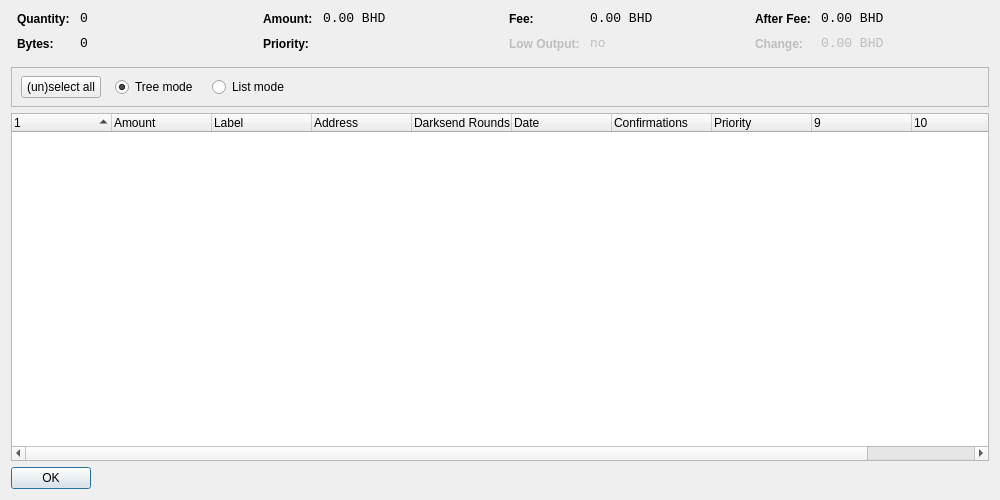
<?xml version="1.0" encoding="UTF-8"?>
<ui version="4.0">
 <class>CoinControlDialog</class>
 <widget class="QDialog" name="CoinControlDialog">
  <property name="geometry">
   <rect>
    <x>0</x>
    <y>0</y>
    <width>1000</width>
    <height>500</height>
   </rect>
  </property>
  <property name="windowTitle">
   <string>Coin Control</string>
  </property>
  <layout class="QVBoxLayout" name="verticalLayout">
   <item>
    <layout class="QHBoxLayout" name="horizontalLayoutTop" stretch="0,0,0,0">
     <property name="topMargin">
      <number>0</number>
     </property>
     <property name="bottomMargin">
      <number>10</number>
     </property>
     <item>
      <layout class="QFormLayout" name="formLayoutCoinControl1">
       <property name="horizontalSpacing">
        <number>10</number>
       </property>
       <property name="verticalSpacing">
        <number>10</number>
       </property>
       <property name="leftMargin">
        <number>6</number>
       </property>
       <property name="rightMargin">
        <number>6</number>
       </property>
       <item row="0" column="0">
        <widget class="QLabel" name="labelCoinControlQuantityText">
         <property name="styleSheet">
          <string notr="true">font-weight:bold;</string>
         </property>
         <property name="text">
          <string>Quantity:</string>
         </property>
        </widget>
       </item>
       <item row="0" column="1">
        <widget class="QLabel" name="labelCoinControlQuantity">
         <property name="font">
          <font>
           <family>Monospace</family>
           <pointsize>10</pointsize>
          </font>
         </property>
         <property name="cursor">
          <cursorShape>IBeamCursor</cursorShape>
         </property>
         <property name="contextMenuPolicy">
          <enum>Qt::ActionsContextMenu</enum>
         </property>
         <property name="text">
          <string notr="true">0</string>
         </property>
         <property name="textInteractionFlags">
          <set>Qt::LinksAccessibleByMouse|Qt::TextSelectableByKeyboard|Qt::TextSelectableByMouse</set>
         </property>
        </widget>
       </item>
       <item row="1" column="0">
        <widget class="QLabel" name="labelCoinControlBytesText">
         <property name="styleSheet">
          <string notr="true">font-weight:bold;</string>
         </property>
         <property name="text">
          <string>Bytes:</string>
         </property>
        </widget>
       </item>
       <item row="1" column="1">
        <widget class="QLabel" name="labelCoinControlBytes">
         <property name="font">
          <font>
           <family>Monospace</family>
           <pointsize>10</pointsize>
          </font>
         </property>
         <property name="cursor">
          <cursorShape>IBeamCursor</cursorShape>
         </property>
         <property name="contextMenuPolicy">
          <enum>Qt::ActionsContextMenu</enum>
         </property>
         <property name="text">
          <string notr="true">0</string>
         </property>
         <property name="textInteractionFlags">
          <set>Qt::LinksAccessibleByMouse|Qt::TextSelectableByKeyboard|Qt::TextSelectableByMouse</set>
         </property>
        </widget>
       </item>
      </layout>
     </item>
     <item>
      <layout class="QFormLayout" name="formLayoutCoinControl2">
       <property name="horizontalSpacing">
        <number>10</number>
       </property>
       <property name="verticalSpacing">
        <number>10</number>
       </property>
       <property name="leftMargin">
        <number>6</number>
       </property>
       <property name="rightMargin">
        <number>6</number>
       </property>
       <item row="0" column="0">
        <widget class="QLabel" name="labelCoinControlAmountText">
         <property name="styleSheet">
          <string notr="true">font-weight:bold;</string>
         </property>
         <property name="text">
          <string>Amount:</string>
         </property>
        </widget>
       </item>
       <item row="0" column="1">
        <widget class="QLabel" name="labelCoinControlAmount">
         <property name="font">
          <font>
           <family>Monospace</family>
           <pointsize>10</pointsize>
          </font>
         </property>
         <property name="cursor">
          <cursorShape>IBeamCursor</cursorShape>
         </property>
         <property name="contextMenuPolicy">
          <enum>Qt::ActionsContextMenu</enum>
         </property>
         <property name="text">
          <string notr="true">0.00 BHD</string>
         </property>
         <property name="textInteractionFlags">
          <set>Qt::LinksAccessibleByMouse|Qt::TextSelectableByKeyboard|Qt::TextSelectableByMouse</set>
         </property>
        </widget>
       </item>
       <item row="1" column="0">
        <widget class="QLabel" name="labelCoinControlPriorityText">
         <property name="styleSheet">
          <string notr="true">font-weight:bold;</string>
         </property>
         <property name="text">
          <string>Priority:</string>
         </property>
        </widget>
       </item>
       <item row="1" column="1">
        <widget class="QLabel" name="labelCoinControlPriority">
         <property name="font">
          <font>
           <family>Monospace</family>
           <pointsize>10</pointsize>
          </font>
         </property>
         <property name="cursor">
          <cursorShape>IBeamCursor</cursorShape>
         </property>
         <property name="contextMenuPolicy">
          <enum>Qt::ActionsContextMenu</enum>
         </property>
         <property name="text">
          <string/>
         </property>
         <property name="textInteractionFlags">
          <set>Qt::LinksAccessibleByMouse|Qt::TextSelectableByKeyboard|Qt::TextSelectableByMouse</set>
         </property>
        </widget>
       </item>
      </layout>
     </item>
     <item>
      <layout class="QFormLayout" name="formLayoutCoinControl3">
       <property name="horizontalSpacing">
        <number>10</number>
       </property>
       <property name="verticalSpacing">
        <number>10</number>
       </property>
       <property name="leftMargin">
        <number>6</number>
       </property>
       <property name="rightMargin">
        <number>6</number>
       </property>
       <item row="0" column="0">
        <widget class="QLabel" name="labelCoinControlFeeText">
         <property name="styleSheet">
          <string notr="true">font-weight:bold;</string>
         </property>
         <property name="text">
          <string>Fee:</string>
         </property>
        </widget>
       </item>
       <item row="0" column="1">
        <widget class="QLabel" name="labelCoinControlFee">
         <property name="font">
          <font>
           <family>Monospace</family>
           <pointsize>10</pointsize>
          </font>
         </property>
         <property name="cursor">
          <cursorShape>IBeamCursor</cursorShape>
         </property>
         <property name="contextMenuPolicy">
          <enum>Qt::ActionsContextMenu</enum>
         </property>
         <property name="text">
          <string notr="true">0.00 BHD</string>
         </property>
         <property name="textInteractionFlags">
          <set>Qt::LinksAccessibleByMouse|Qt::TextSelectableByKeyboard|Qt::TextSelectableByMouse</set>
         </property>
        </widget>
       </item>
       <item row="1" column="0">
        <widget class="QLabel" name="labelCoinControlLowOutputText">
         <property name="enabled">
          <bool>false</bool>
         </property>
         <property name="styleSheet">
          <string notr="true">font-weight:bold;</string>
         </property>
         <property name="text">
          <string>Low Output:</string>
         </property>
        </widget>
       </item>
       <item row="1" column="1">
        <widget class="QLabel" name="labelCoinControlLowOutput">
         <property name="enabled">
          <bool>false</bool>
         </property>
         <property name="font">
          <font>
           <family>Monospace</family>
           <pointsize>10</pointsize>
          </font>
         </property>
         <property name="cursor">
          <cursorShape>IBeamCursor</cursorShape>
         </property>
         <property name="contextMenuPolicy">
          <enum>Qt::ActionsContextMenu</enum>
         </property>
         <property name="text">
          <string notr="true">no</string>
         </property>
         <property name="textInteractionFlags">
          <set>Qt::LinksAccessibleByMouse|Qt::TextSelectableByKeyboard|Qt::TextSelectableByMouse</set>
         </property>
        </widget>
       </item>
      </layout>
     </item>
     <item>
      <layout class="QFormLayout" name="formLayoutCoinControl4">
       <property name="horizontalSpacing">
        <number>10</number>
       </property>
       <property name="verticalSpacing">
        <number>10</number>
       </property>
       <property name="leftMargin">
        <number>6</number>
       </property>
       <property name="rightMargin">
        <number>6</number>
       </property>
       <item row="0" column="0">
        <widget class="QLabel" name="labelCoinControlAfterFeeText">
         <property name="styleSheet">
          <string notr="true">font-weight:bold;</string>
         </property>
         <property name="text">
          <string>After Fee:</string>
         </property>
        </widget>
       </item>
       <item row="0" column="1">
        <widget class="QLabel" name="labelCoinControlAfterFee">
         <property name="font">
          <font>
           <family>Monospace</family>
           <pointsize>10</pointsize>
          </font>
         </property>
         <property name="cursor">
          <cursorShape>IBeamCursor</cursorShape>
         </property>
         <property name="contextMenuPolicy">
          <enum>Qt::ActionsContextMenu</enum>
         </property>
         <property name="text">
          <string notr="true">0.00 BHD</string>
         </property>
         <property name="textInteractionFlags">
          <set>Qt::LinksAccessibleByMouse|Qt::TextSelectableByKeyboard|Qt::TextSelectableByMouse</set>
         </property>
        </widget>
       </item>
       <item row="1" column="0">
        <widget class="QLabel" name="labelCoinControlChangeText">
         <property name="enabled">
          <bool>false</bool>
         </property>
         <property name="styleSheet">
          <string notr="true">font-weight:bold;</string>
         </property>
         <property name="text">
          <string>Change:</string>
         </property>
        </widget>
       </item>
       <item row="1" column="1">
        <widget class="QLabel" name="labelCoinControlChange">
         <property name="enabled">
          <bool>false</bool>
         </property>
         <property name="font">
          <font>
           <family>Monospace</family>
           <pointsize>10</pointsize>
          </font>
         </property>
         <property name="cursor">
          <cursorShape>IBeamCursor</cursorShape>
         </property>
         <property name="contextMenuPolicy">
          <enum>Qt::ActionsContextMenu</enum>
         </property>
         <property name="text">
          <string notr="true">0.00 BHD</string>
         </property>
         <property name="textInteractionFlags">
          <set>Qt::LinksAccessibleByMouse|Qt::TextSelectableByKeyboard|Qt::TextSelectableByMouse</set>
         </property>
        </widget>
       </item>
      </layout>
     </item>
    </layout>
   </item>
   <item>
    <widget class="QFrame" name="frame">
     <property name="minimumSize">
      <size>
       <width>0</width>
       <height>40</height>
      </size>
     </property>
     <property name="frameShape">
      <enum>QFrame::StyledPanel</enum>
     </property>
     <property name="frameShadow">
      <enum>QFrame::Sunken</enum>
     </property>
     <widget class="QWidget" name="horizontalLayoutWidget">
      <property name="geometry">
       <rect>
        <x>10</x>
        <y>0</y>
        <width>781</width>
        <height>41</height>
       </rect>
      </property>
      <layout class="QHBoxLayout" name="horizontalLayoutPanel" stretch="0,0,0,0,0">
       <property name="spacing">
        <number>14</number>
       </property>
       <item>
        <widget class="QPushButton" name="pushButtonSelectAll">
         <property name="sizePolicy">
          <sizepolicy hsizetype="Maximum" vsizetype="Fixed">
           <horstretch>0</horstretch>
           <verstretch>0</verstretch>
          </sizepolicy>
         </property>
         <property name="text">
          <string>(un)select all</string>
         </property>
        </widget>
       </item>
       <item>
        <widget class="QRadioButton" name="radioTreeMode">
         <property name="sizePolicy">
          <sizepolicy hsizetype="Maximum" vsizetype="Fixed">
           <horstretch>0</horstretch>
           <verstretch>0</verstretch>
          </sizepolicy>
         </property>
         <property name="text">
          <string>Tree mode</string>
         </property>
         <property name="checked">
          <bool>true</bool>
         </property>
        </widget>
       </item>
       <item>
        <widget class="QRadioButton" name="radioListMode">
         <property name="sizePolicy">
          <sizepolicy hsizetype="Maximum" vsizetype="Fixed">
           <horstretch>0</horstretch>
           <verstretch>0</verstretch>
          </sizepolicy>
         </property>
         <property name="text">
          <string>List mode</string>
         </property>
        </widget>
       </item>
       <item>
        <spacer name="horizontalSpacer">
         <property name="orientation">
          <enum>Qt::Horizontal</enum>
         </property>
         <property name="sizeHint" stdset="0">
          <size>
           <width>40</width>
           <height>20</height>
          </size>
         </property>
        </spacer>
       </item>
      </layout>
     </widget>
    </widget>
   </item>
   <item>
    <widget class="CoinControlTreeWidget" name="treeWidget">
     <property name="contextMenuPolicy">
      <enum>Qt::CustomContextMenu</enum>
     </property>
     <property name="sortingEnabled">
      <bool>false</bool>
     </property>
     <property name="columnCount">
      <number>11</number>
     </property>
     <attribute name="headerShowSortIndicator" stdset="0">
      <bool>true</bool>
     </attribute>
     <attribute name="headerStretchLastSection">
      <bool>false</bool>
     </attribute>
     <column>
      <property name="text">
       <string/>
      </property>
     </column>
     <column>
      <property name="text">
       <string>Amount</string>
      </property>
     </column>
     <column>
      <property name="text">
       <string>Label</string>
      </property>
     </column>
     <column>
      <property name="text">
       <string>Address</string>
      </property>
     </column>
     <column>
      <property name="text">
       <string>Darksend Rounds</string>
      </property>
    </column>
     <column>
      <property name="text">
       <string>Date</string>
      </property>
     </column>
     <column>
      <property name="text">
       <string>Confirmations</string>
      </property>
      <property name="toolTip">
       <string>Confirmed</string>
      </property>
     </column>
     <column>
      <property name="text">
       <string>Priority</string>
      </property>
     </column>
     <column>
      <property name="text">
       <string/>
      </property>
     </column>
     <column>
      <property name="text">
       <string/>
      </property>
     </column>
     <column>
      <property name="text">
       <string/>
      </property>
     </column>
     <column>
      <property name="text">
       <string/>
      </property>
     </column>
    </widget>
   </item>
   <item>
    <widget class="QDialogButtonBox" name="buttonBox">
     <property name="sizePolicy">
      <sizepolicy hsizetype="Maximum" vsizetype="Fixed">
       <horstretch>0</horstretch>
       <verstretch>0</verstretch>
      </sizepolicy>
     </property>
     <property name="orientation">
      <enum>Qt::Horizontal</enum>
     </property>
     <property name="standardButtons">
      <set>QDialogButtonBox::Ok</set>
     </property>
    </widget>
   </item>
  </layout>
 </widget>
 <customwidgets>
  <customwidget>
   <class>CoinControlTreeWidget</class>
   <extends>QTreeWidget</extends>
   <header>coincontroltreewidget.h</header>
  </customwidget>
 </customwidgets>
 <resources/>
 <connections/>
</ui>
